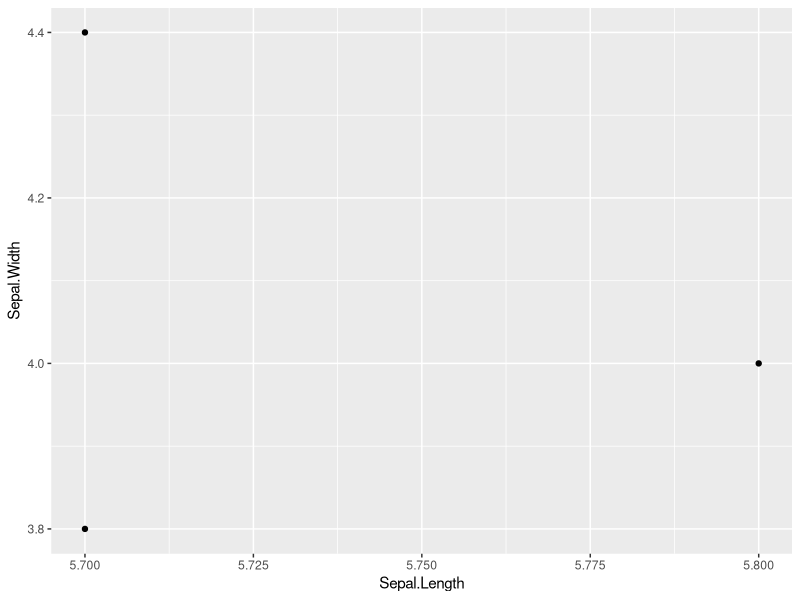

Reproduce this figure in R.
## ---- chunk 1
library(magrittr)
## ---- chunk 2
iris[iris$Species == 'setosa' & iris$Sepal.Length > 5.5, grepl('Sepal', colnames(iris))]
subset(iris, subset = Species == 'setosa' & Sepal.Length > 5.5, select = grepl('Sepal', colnames(iris)))
## ---- chunk 3
# https://github.com/Rdatatable/data.table/issues/4513
# https://d.cosx.org/d/421532-datatable-base-r
library(data.table)
iris <- as.data.table(iris)
## ---- chunk 4
iris[Species == "setosa" & Sepal.Length > 5.5, grepl("Sepal", colnames(iris))]
## ---- chunk 5
iris[Species == "setosa" & Sepal.Length > 5.5, grepl("Sepal", colnames(iris)), with = FALSE]
## ---- chunk 6
iris[Species == "setosa" & Sepal.Length > 5.5, mget(grep("Sepal", colnames(iris), value = TRUE))]
## ---- chunk 7
iris[Species == 'setosa' & Sepal.Length > 5.5, .SD, .SDcols = patterns('Sepal')]
## ---- chunk 8
library(data.table)

dt <- data.table(
  x = rep(1:3, each = 3), y = rep(1:3, 3),
  z = rep(c("A", "B", "C"), 3), w = rep(c("a", "b", "a"), each = 3)
)

dt[, .(x_sum = sum(x), y_sum = sum(y)), by = .(z, w)]
dt[, .(x_sum = sum(x), y_sum = sum(y)), by = mget(c("z", "w"))]
## ---- chunk 9
dat1 <- data.frame(x = c(0, 0, 10, 10, 20, 20, 30, 30), y = c(1, 1, 2, 2, 3, 3, 4, 4))
dat2 <- data.frame(x = c(0, 10, 20, 30), z = c(3, 4, 5, 6))

data.frame(dat1, z = dat2$z[match(dat1$x, dat2$x)])

merge(dat1, dat2)
## ---- chunk 10
PlantGrowth$id <- rep(1:10, 3)
reshape(
  data = PlantGrowth, idvar = "group", v.names = "weight",
  timevar = "id", direction = "wide",
  sep = ""
) %>% 
knitr::kable(.,
  caption = "不同生长环境下植物的干重", row.names = FALSE,
  col.names = gsub("(weight)", "", names(.)),
  align = "c"
)
## ---- chunk 11
PlantGrowth_DT <- as.data.table(PlantGrowth)
# 纵
dcast(PlantGrowth_DT, id ~ group, value.var = "weight")
# 横
dcast(PlantGrowth_DT, group ~ id, value.var = "weight")
## ---- chunk 12
# 数值型变量的列的位置
which(sapply(iris, is.numeric))
## ---- chunk 13
iris[,sapply(iris, is.numeric), with = F][Sepal.Length > 7.5]
## ---- chunk 14
class(iris)
## ---- chunk 15
library(ggplot2)
iris %>%
  as.data.table(.) %>%
  .[Species == "setosa"] %>% # 行过滤
  .[Sepal.Length > 5.5] %>% # 行过滤
  # .[, mget(grep("Sepal", colnames(.), value = TRUE))] %>% # 列过滤
  .[, grepl("Sepal", colnames(.)), with = FALSE] %>%
  ggplot(aes(x = Sepal.Length, y = Sepal.Width)) + # 绘图
  geom_point()
